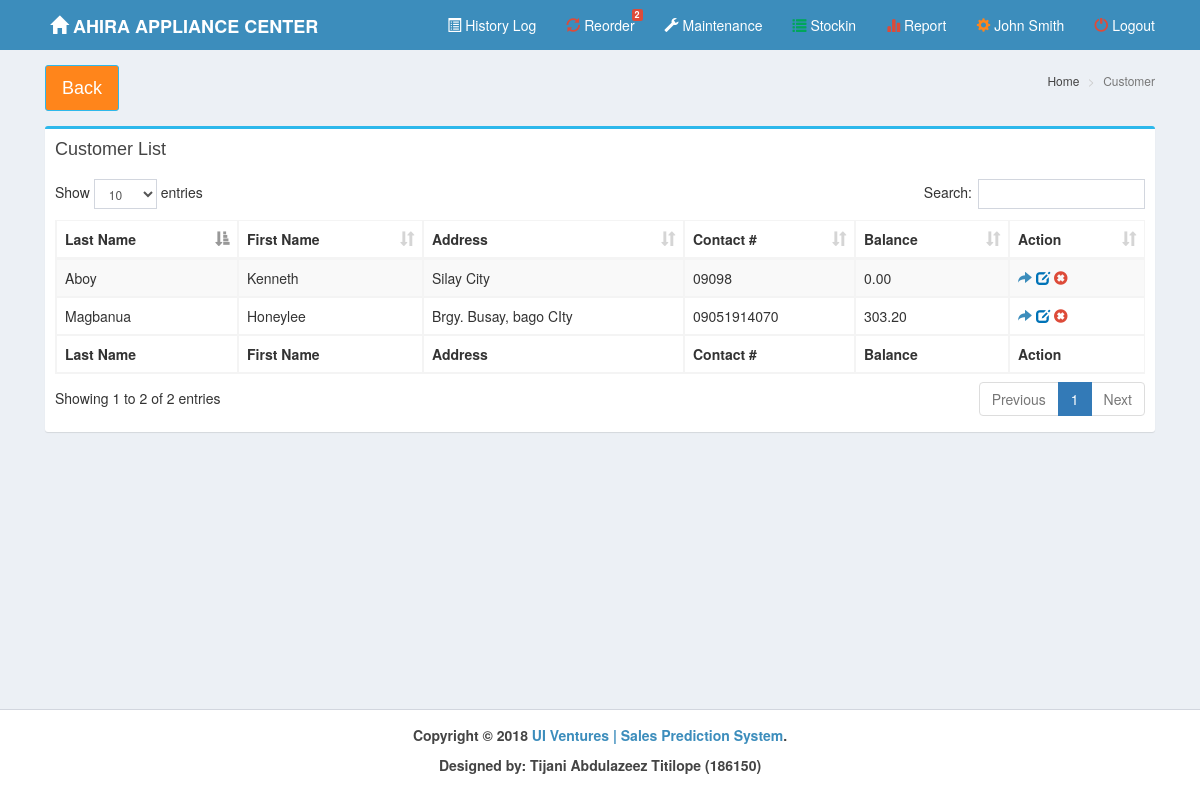
Page /pages/account.php (signed in) on the earlier database version.
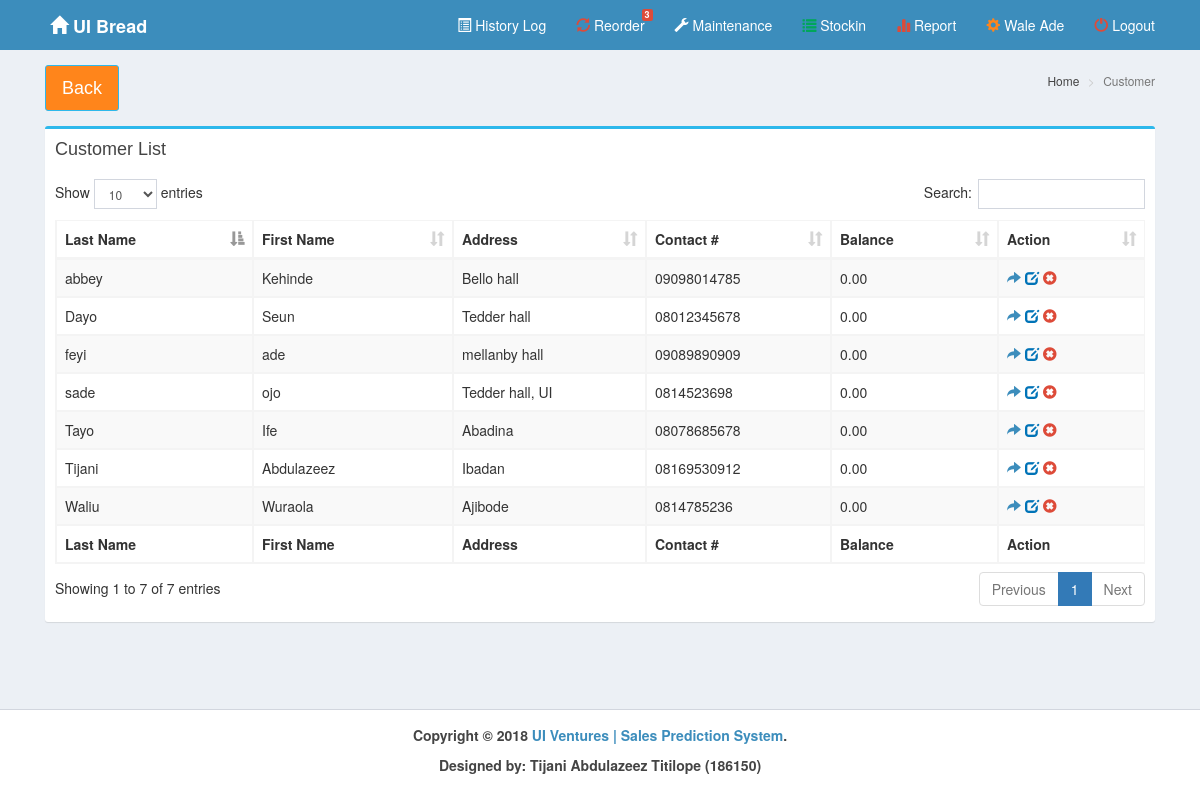
Same page on the later database version.
### tables this page shows
CREATE TABLE IF NOT EXISTS `branch` (
  `branch_id` int(11) NOT NULL AUTO_INCREMENT,
  `branch_name` varchar(50) NOT NULL,
  `branch_address` varchar(100) NOT NULL,
  `branch_contact` varchar(50) NOT NULL,
  `skin` varchar(15) NOT NULL,
  `pic` text NOT NULL,
  PRIMARY KEY (`branch_id`)
);

CREATE TABLE IF NOT EXISTS `customer` (
  `cust_id` int(11) NOT NULL AUTO_INCREMENT,
  `cust_first` varchar(50) NOT NULL,
  `cust_last` varchar(30) NOT NULL,
  `cust_address` varchar(100) NOT NULL,
  `cust_contact` varchar(30) NOT NULL,
  `balance` decimal(10,2) NOT NULL,
  `cust_pic` varchar(300) NOT NULL,
  `bday` date NOT NULL,
  `nickname` varchar(30) NOT NULL,
  `house_status` varchar(30) NOT NULL,
  `years` varchar(20) NOT NULL,
  `rent` varchar(10) NOT NULL,
  `emp_name` varchar(100) NOT NULL,
  `emp_no` varchar(30) NOT NULL,
  `emp_address` varchar(100) NOT NULL,
  `emp_year` varchar(10) NOT NULL,
  `occupation` varchar(30) NOT NULL,
  `salary` varchar(30) NOT NULL,
  `spouse` varchar(30) NOT NULL,
  `spouse_no` varchar(30) NOT NULL,
  `spouse_emp` varchar(50) NOT NULL,
  `spouse_details` varchar(100) NOT NULL,
  `spouse_income` decimal(10,2) NOT NULL,
  `comaker` varchar(30) NOT NULL,
  `comaker_details` varchar(100) NOT NULL,
  `branch_id` int(11) NOT NULL,
  `credit_status` varchar(10) NOT NULL,
  `ci_remarks` varchar(1000) NOT NULL,
  `ci_name` varchar(50) NOT NULL,
  `ci_date` date NOT NULL,
  `payslip` int(11) NOT NULL,
  `valid_id` int(11) NOT NULL,
  `cert` int(11) NOT NULL,
  `cedula` int(11) NOT NULL,
  `income` int(11) NOT NULL,
  PRIMARY KEY (`cust_id`)
);

### pages/account.php (the view, shortened to what the changed rows need)
<!DOCTYPE html>
<html>
  <head>
    <link rel="stylesheet" href="../bootstrap/css/bootstrap.min.css">
    <link rel="stylesheet" href="../plugins/datatables/dataTables.bootstrap.css">
    <link rel="stylesheet" href="../dist/css/AdminLTE.min.css">
    <link rel="stylesheet" href="../plugins/select2/select2.min.css">
    <link rel="stylesheet" href="../dist/css/skins/_all-skins.min.css">
 </head>
  <body class="hold-transition skin-blue layout-top-nav">
    <div class="wrapper">
      <?php include('../dist/includes/header.php');
      include('../dist/includes/dbcon.php');
      ?>
      <div class="content-wrapper">
        <div class="container">
          <section class="content-header">
            <h1>
              <a class="btn btn-lg btn-warning" href="home.php">Back</a>
            </h1>
          </section>
          <section class="content">
            <div class="row">
            <div class="col-xs-12">
              <div class="box box-primary">
                <div class="box-header">
                  <h3 class="box-title">Customer List</h3>
                </div>
                <div class="box-body">
                  <table id="example1" class="table table-bordered table-striped">
                    <thead>
                      <tr>
                        <th>Last Name</th>
                        <th>First Name</th>
                        <th>Address</th>
                  			<th>Contact #</th>
                  			<th>Balance</th>
                        <th>Action</th>
                      </tr>
                    </thead>
                    <tbody>
<?php
		$branch=$_SESSION['branch'];
		$query=mysqli_query($con,"select * from customer where branch_id='$branch'")or die(mysqli_error());
		while($row=mysqli_fetch_array($query)){
?>
                      <tr>
                        <td><?php echo $row['cust_last'];?></td>
                        <td><?php echo $row['cust_first'];?></td>
                        <td><?php echo $row['cust_address'];?></td>
			<td><?php echo $row['cust_contact'];?></td>
			<td><?php echo number_format($row['balance'],2);?></td>
                        <td>
				<a href="account_summary.php?cid=<?php echo $row['cust_id'];?>"><i class="glyphicon glyphicon-share-alt"></i></a>
				<a href="#updateordinance<?php echo $row['cust_id'];?>" data-target="#updateordinance<?php echo $row['cust_id'];?>" data-toggle="modal" style="color:#fff;" class="small-box-footer"><i class="glyphicon glyphicon-edit text-blue"></i></a>
				<i class="glyphicon glyphicon-remove-sign text-red"></i>
						</td>
                      </tr>
<?php }?>
                    </tbody>
                    <tfoot>
                      <tr>
                        <th>Last Name</th>
                        <th>First Name</th>
                        <th>Address</th>
			<th>Contact #</th>
			<th>Balance</th>
                        <th>Action</th>
                      </tr>
                    </tfoot>
                  </table>
                </div>
            </div>
          </div>
          </section>
        </div>
      </div>
    </div>
  </body>
</html>

### dist/includes/header.php (shortened to what the changed rows need)
<?php
include('../dist/includes/dbcon.php');
$branch=$_SESSION['branch'];
$query=mysqli_query($con,"select * from branch where branch_id='$branch'")or die(mysqli_error($con));
  $row=mysqli_fetch_array($query);
           $branch_name=$row['branch_name'];
?>
      <header class="main-header">
        <nav class="navbar navbar-static-top">
          <div class="container">
            <div class="navbar-header" style="padding-left:20px">
              <a href="home.php" class="navbar-brand"><b><i class="glyphicon glyphicon-home"></i> <?php echo $branch_name;?> </b></a>
            </div>
              <div class="navbar-custom-menu">
                <ul class="nav navbar-nav">
                  <li class="dropdown notifications-menu">
                    <a href="#" class="dropdown-toggle" data-toggle="dropdown">
                      <i class="glyphicon glyphicon-refresh text-red"></i> Reorder
                      <span class="label label-danger">
                      <?php
                      $query=mysqli_query($con,"select COUNT(*) as count from product where prod_qty<=reorder and branch_id='$branch'")or die(mysqli_error());
                			$row=mysqli_fetch_array($query);
                			echo $row['count'];
                			?>
                      </span>
                    </a>
                  </li>
				  <li class="">
                    <a href="profile.php" class="dropdown-toggle">
                      <i class="glyphicon glyphicon-cog text-orange"></i>
                      <?php echo $_SESSION['name'];?>
                    </a>
                  </li>
                </ul>
              </div>
          </div>
        </nav>
      </header>

Differences in the rows shown:
removed customer: cust_last "Magbanua", cust_first "Honeylee", cust_address "Brgy. Busay, bago CIty", cust_contact "09051914070", balance "303.20"
changed branch: branch_name "AHIRA APPLIANCE CENTER" → "UI Bread"
changed customer: cust_last "Aboy" → "abbey"; cust_first "Kenneth" → "Kehinde"; cust_address "Silay City" → "Bello hall"; cust_contact "09098" → "09098014785"
added customer: cust_last "sade", cust_first "ojo", cust_address "Tedder hall, UI", cust_contact "0814523698", balance "0.00"
added customer: cust_last "feyi", cust_first "ade", cust_address "mellanby hall", cust_contact "09089890909", balance "0.00"
added customer: cust_last "Dayo", cust_first "Seun", cust_address "Tedder hall", cust_contact "08012345678", balance "0.00"
added customer: cust_last "Tayo", cust_first "Ife", cust_address "Abadina", cust_contact "08078685678", balance "0.00"
added customer: cust_last "Waliu", cust_first "Wuraola", cust_address "Ajibode", cust_contact "0814785236", balance "0.00"
added customer: cust_last "Tijani", cust_first "Abdulazeez", cust_address "Ibadan", cust_contact "08169530912", balance "0.00"
Other differences:
$row['count']: "2" → "3"
$_SESSION['name']: "John Smith" → "Wale Ade"
text written by a page script: "Show entries Search: Showing 1 to 2 of 2 entries Previous 1 Next" → "Show entries Search: Showing 1 to 7 of 7 entries Previous 1 Next"
